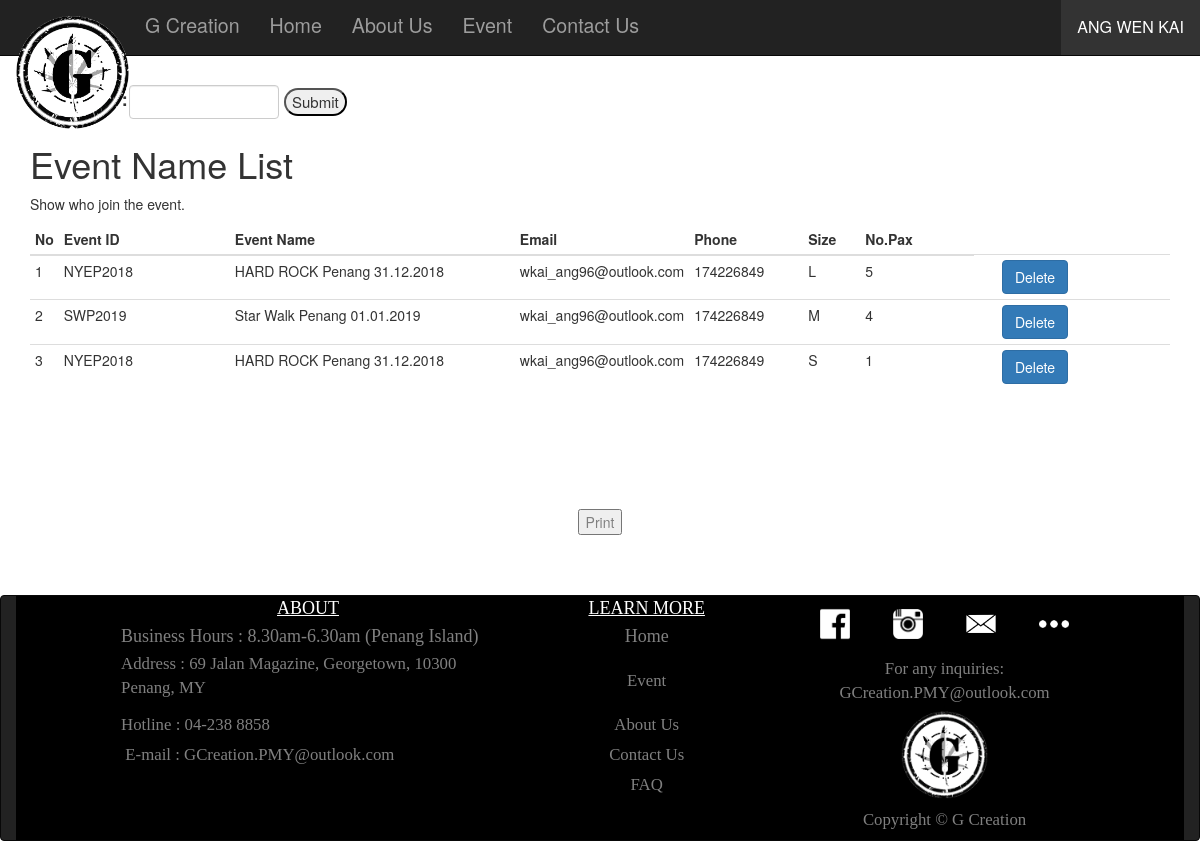
Screenshot of /userEventHistory.php (signed in) with the database file from the repository.
### tables this page shows
CREATE TABLE `userdata` (
  `email` varchar(50) NOT NULL,
  `name` varchar(50) NOT NULL,
  `gender` char(6) NOT NULL,
  `password` varchar(30) DEFAULT NULL,
  `phoneNo` varchar(15) NOT NULL,
  `type` varchar(5) NOT NULL
);

CREATE TABLE `event` (
  `joinE_id` int(10) UNSIGNED NOT NULL,
  `eventid` varchar(12) NOT NULL,
  `event_name` varchar(30) NOT NULL,
  `user_email` varchar(50) NOT NULL,
  `phoneNo` varchar(15) NOT NULL,
  `size` varchar(2) NOT NULL,
  `no_pax` int(3) NOT NULL
);

### userEventHistory.php (the view, shortened to what this page needs)
<!DOCTYPE html PUBLIC "-//W3C//DTD XHTML 1.0 Transitional//EN" "http://www.w3.org/TR/xhtml1/DTD/xhtml1-transitional.dtd">
<html xmlns="http://www.w3.org/1999/xhtml">
<head>
<link rel="stylesheet" type="text/css" href="aboutUs.css"/>
  <link rel="stylesheet" href="https://maxcdn.bootstrapcdn.com/bootstrap/3.3.7/css/bootstrap.min.css"/>
</head>
<body style="margin-top:7%">
<?php
	require('header.php');
?>
<?php
	$conn= new mysqli($servername,$username,$password,$dbname);
	$phpEmail=$_SESSION['email'];
	if (!empty($_POST['event_id']))
	{
		$phpEID=$_POST['event_id'];
		$sql="SELECT * FROM event WHERE user_email='$phpEmail' AND eventid='$phpEID' ";
	}
	else
	{	$phpEID="";
		$sql="SELECT * FROM event WHERE user_email='$phpEmail'";
	}
	$query = mysqli_query($conn, $sql);
	?>
<div class="container">
  <div class="col-sm-10">
	  <form method="post" action="userEventHistory.php">
		<table >
			<tr >
				<td >
					<label style="font-size:large;font-weight:bold">Event ID :</label>
				</td>
				<td >
					<input name="event_id" class="form-control" type="text" value="<?php echo $phpEID?>" style="width:150px;margin-left:1%"  />
				</td>
				<td >
					<span style=""><input name="Submit1" type="submit" value="Submit" style="font-size:15px;border-radius:30px;margin-left:10%"/></span>
				</td>
			</tr>
		</table>
	</form>
  </div>
  <br/>
  <br/>
  <h1>Event Name List</h1>
  <p>Show who join the event.</p>
  <table class="table table-condensed" width="100%">
  <thead>
				<tr style="font-size:100%">
					<th width="2%">No</th>
					<th width="15%">Event ID</th>
					<th width="25%">Event Name</th>
					<th width="15%">Email</th>
					<th  width="10%">Phone</th>
					<th  width="5%">Size</th>
					<th  width="10%">No.Pax</th>
				</tr>
	</thead>
	<tbody>
	<?php
			$no 	= 1;
			while ($row = mysqli_fetch_array($query))
			{
				echo '
				<form action="confirmdrop.php" method="post">
					<tr>
						<td style=center>'.$no.'</td>
						<td>'.$row['eventid'].'</td>
						<td>'.$row['event_name'].'</td>
						<td>'.$row['user_email'].'</td>
						<td>'.$row['phoneNo'].'</td>
						<td>'.$row['size'].'</td>
						<td>'.$row['no_pax'].'</td>
						<td><input type="hidden" value='.$row['joinE_id'].' name="id"/></td>
						<td><input type="submit" class="btn btn-primary" onclick="return confirm("Are You sure?")" value="Delete"/></td>
				</tr>
				</form>'
					;
				$no++;
			}?>
			</tbody>
		</table>
	</div>
	<div class="noprint" align="center" style="margin:5% ">
	<br/>
	<br/>
	<a href="javascript:window.print()"><input name="Submit1" type="submit" value="Print" /></a>
	</div>
<?php
	require('footer.php');
?>
</body>
</html>

### header.php (shortened to what this page needs)
<!DOCTYPE html PUBLIC "-//W3C//DTD XHTML 1.0 Transitional//EN" "http://www.w3.org/TR/xhtml1/DTD/xhtml1-transitional.dtd">
<html xmlns="http://www.w3.org/1999/xhtml">
<head>
<link rel="stylesheet" type="text/css" href="Popup.css"/>
<link rel="stylesheet" type="text/css" href="dropdownUser.css"/>
<link rel="stylesheet" href="https://maxcdn.bootstrapcdn.com/bootstrap/3.3.7/css/bootstrap.min.css"/>
</head>
<body>
<?php
	$servername="localhost";
	$username="root";
	$password="";
	$dbname="gcreation";
	$conn= new mysqli($servername,$username,$password,$dbname);
	if (!empty($_SESSION['email']))
	{
	$phpEmail=$_SESSION['email'];
	$sql="SELECT * FROM userdata WHERE email='$phpEmail'";
	$result=$conn->query($sql);
	$row=mysqli_fetch_assoc($result);
	}
	else
	{
		$phpEmail="a";
	}
	?>
<div class="col-lg-12">
<nav class="navbar navbar-inverse navbar-fixed-top">
  <div class="container-fluid col-lg-12">
    <div class="navbar-header">
    	<a href="home.php" class="navbar-brand"><img src="img/logo.png" width="115px" /></a>
    	<a class="navbar-brand" href="home.php" id="HS">G Creation</a>
    </div>
    <div class="collapse navbar-collapse" id="myNavbar">
      <ul class="nav navbar-nav">
     	<li><a href="home.php" id="HS">Home</a></li>
     	<li><a href="aboutUs.php" id="HS">About Us</a></li>
      	<li><a href="Event.php" id="HS">Event</a></li>
     	<li><a href="ContactUs.php" id="HS">Contact Us</a></li>
      </ul>
      <?php
      		if ($phpEmail!="a"){
		      echo '<ul class="nav navbar-nav navbar-right">
		        <li>
					<div class="dropdown">
						<button onclick="myFunction()" class="dropbtn">'. $row['name'].'</button>
						  <div id="myDropdown" class="dropdown-content">
						    <a href="editProfile.php">My Profile</a>
						    <a href="userEventHistory.php">Event History</a>
						    <a href="logout.php">LogOut</a>
						  </div>
					</div>
					<script>
					/* When the user clicks on the button,
					toggle between hiding and showing the dropdown content */
					function myFunction() {
					    document.getElementById("myDropdown").classList.toggle("show");
					}
					// Close the dropdown if the user clicks outside of it
					window.onclick = function(event) {
					  if (!event.target.matches(".dropbtn")) {
					    var dropdowns = document.getElementsByClassName("dropdown-content");
					    var i;
					    for (i = 0; i < dropdowns.length; i++) {
					      var openDropdown = dropdowns[i];
					      if (openDropdown.classList.contains("show")) {
					        openDropdown.classList.remove("show");
					      }
					    }
					  }
					}
					</script>
		        </li>
		      </ul>';
			}
			?>
    </div>
  </div>
</nav>
</div>

### dropdownUser.css (style rules this page uses)
.dropdown { position: relative; display: inline-block; }

### header.php (style rules this page uses)
#HS { font-size:140% }

### footer.php (style rules this page uses)
a { text-decoration:none; color:gray; }

### rows the page displays
userdata: name "ANG WEN KAI"
event: eventid "NYEP2018", event_name "HARD ROCK Penang 31.12.2018", user_email "wkai_ang96@outlook.com", phoneNo "174226849", size "L", no_pax "5"
event: eventid "SWP2019", event_name "Star Walk Penang 01.01.2019", user_email "wkai_ang96@outlook.com", phoneNo "174226849", size "M", no_pax "4"
event: eventid "NYEP2018", event_name "HARD ROCK Penang 31.12.2018", user_email "wkai_ang96@outlook.com", phoneNo "174226849", size "S", no_pax "1"
